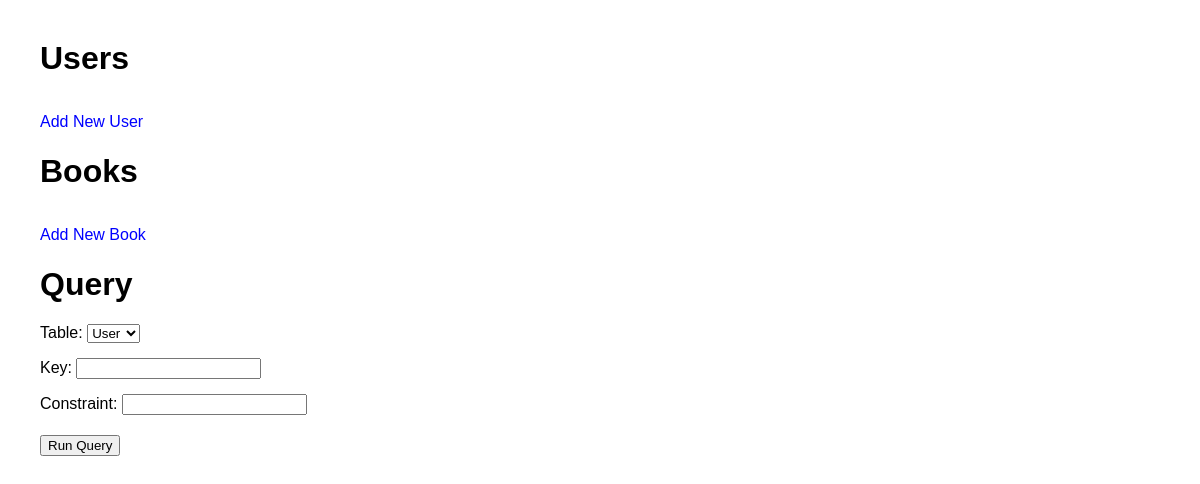
The app's page /bookshelf/, older data.
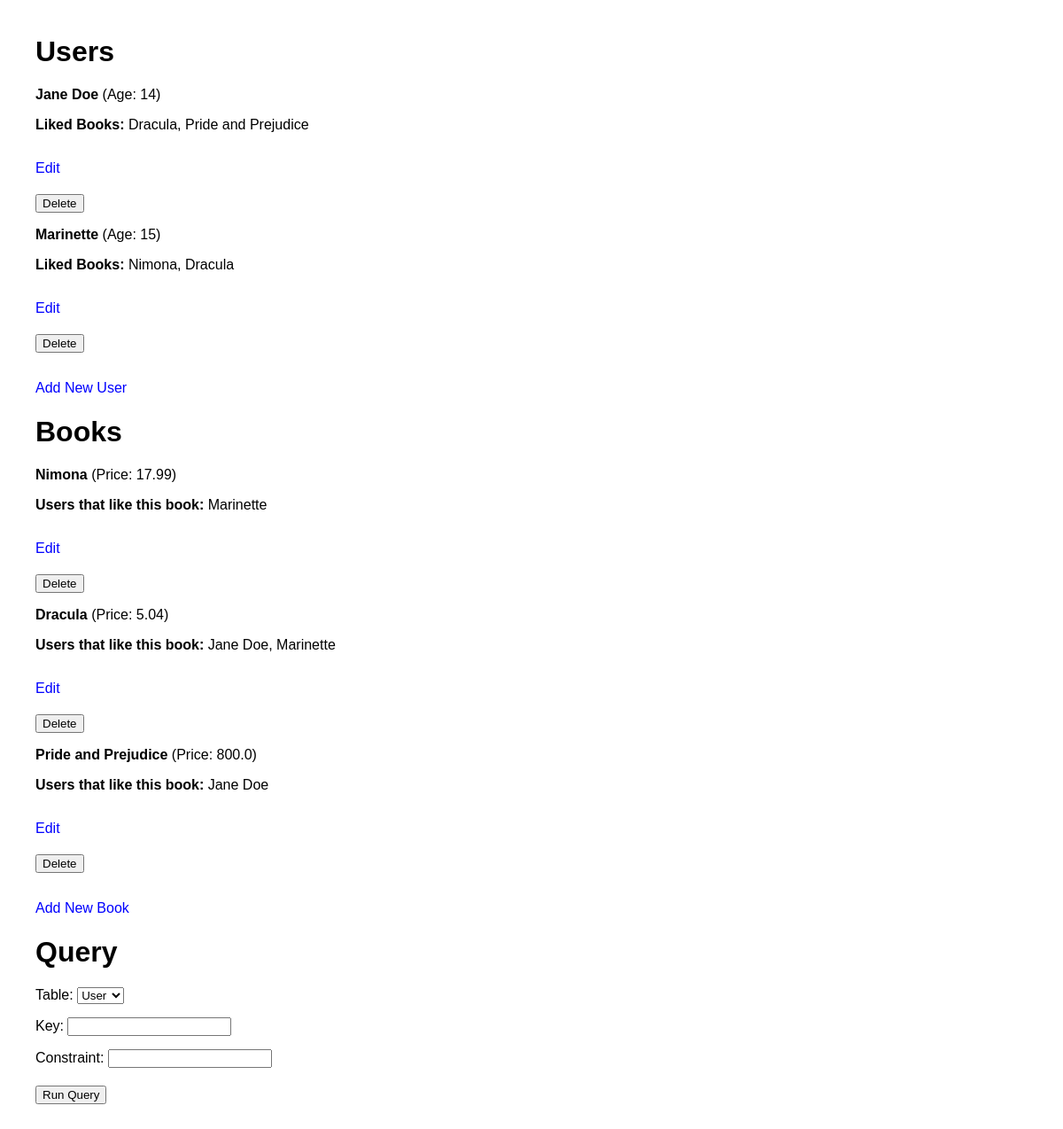
The same page, newer data.
### bookshelf/models.py (models this page shows)
class User(models.Model):
    name = models.CharField(max_length=100)
    age = models.IntegerField()
    liked_books = models.ManyToManyField(Book, blank=True)

class Book(models.Model):
    name = models.CharField(max_length=100)
    price = models.FloatField()

### bookshelf/views.py (the view)
# urls.py: path("", views.index, name="article-index"),
def index(request):
    users = User.objects.all()
    books = Book.objects.all()
    return render(request, 'bookshelf/index.html', {'users': users, 'books': books})

### bookshelf/templates/bookshelf/index.html (shortened to what this page needs)
{% load static %}
<link rel="stylesheet" href="{% static 'bookshelf/style.css' %}">
<h1>Users</h1>
{% for user in users %}
  <div>
    <p><strong>{{ user.name }}</strong> (Age: {{ user.age }})</p>
    <p><strong>Liked Books:</strong> {% for book in user.liked_books.all %}{{ book.name }}{% if not forloop.last %}, {% endif %}{% endfor %}</p>
    <a href="{% url 'edit_user' user.id %}">Edit</a>
    <form method="post" action="{% url 'delete_user' user.id %}">{% csrf_token %}<button type="submit">Delete</button></form>
  </div>
{% endfor %}
<a href="{% url 'add_user' %}">Add New User</a>
<h1>Books</h1>
{% for book in books %}
  <div>
    <p><strong>{{ book.name }}</strong> (Price: {{ book.price }})</p>
    <p><strong>Users that like this book:</strong> {% for user in book.user_set.all %}{{ user.name }}{% if not forloop.last %}, {% endif %}{% endfor %}</p>
    <a href="{% url 'edit_book' book.id %}">Edit</a>
    <form method="post" action="{% url 'delete_book' book.id %}">{% csrf_token %}<button type="submit">Delete</button></form>
  </div>
{% endfor %}
<a href="{% url 'add_book' %}">Add New Book</a>
<h1>Query</h1>
<form action="{% url 'query' %}" method="get">
    <label>Table:
        <select name="table">
            <option value="user">User</option>
        </select>
    </label>
    <label>Key: <input type="text" name="key"/></label>
    <label>Constraint: <input type="text" name="constraint"/></label>
    <button type="submit">Run Query</button>
</form>

### bookshelf/static/bookshelf/style.css (style rules this page uses)
form { max-width: 400px; }
label { display: block; margin-top: 15px; }
button { margin-top: 20px; }
a:link { display: inline-block; margin-top: 15px; color: blue; text-decoration: none; }

Row changes from the older to the newer data that the page shows:
added User: name "Jane Doe", age "14"
added Book: name "Dracula", price "5.04"
added Book: name "Pride and Prejudice", price "800.0"
added User: name "Marinette", age "15"
added Book: name "Nimona", price "17.99"
